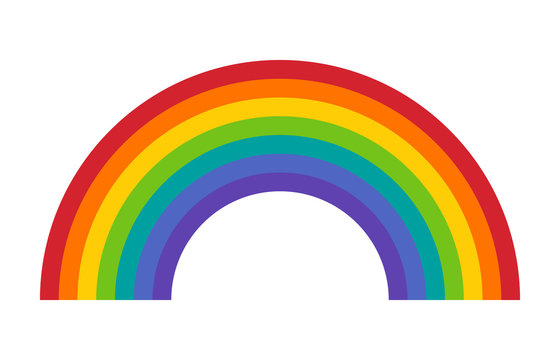
#> input picture git/week1/sample.jpg, 560 x 360 px, given as the content of the folder D:/my_cv_project/original_images, which was not available
$ python image_preprocessing.py
#> lines starting #> are read from the running program, lines starting #| are printed output that depends on the picture; after the words box and inside, x2 and y2 are one past the last pixel; in counts of white or black regions, pixels touching at a corner belong together; pictures that were not available may be replaced by others from this repository, and a replacement may not be noted
import cv2
import numpy as np
import os
import glob


# --- 설정 (사용자 환경에 맞게 수정하세요) ---

# 1. 원본 이미지가 있는 폴더 경로
# D드라이브의 'my_cv_project/original_images' 폴더로 지정
INPUT_DIR = "D:/my_cv_project/original_images"

# 2. 전처리된 이미지를 저장할 폴더 경로
OUTPUT_DIR = "./preprocessed_samples/"

# 3. 저장할 샘플 이미지 개수
NUM_SAMPLES_TO_SAVE = 5

# --- 심화 문제에 필요한 설정값 ---

# 4. 이상치 탐지: 너무 어두운 이미지를 거르기 위한 밝기 임계값 (0~255 사이)
# 값이 낮을수록 더 어두운 이미지까지 허용
BRIGHTNESS_THRESHOLD = 50

# 5. 이상치 탐지: 객체 크기가 너무 작은 이미지를 거르기 위한 비율 임계값 (0.0 ~ 1.0 사이)
# 전체 이미지 면적 대비 가장 큰 객체의 면적 비율
# 값이 낮을수록 더 작은 객체까지 허용
OBJECT_SIZE_THRESHOLD = 0.05

# --- 전처리 및 증강 함수 ---

def preprocess_image(image_path):
    """이미지 하나를 읽고 전처리 및 증강을 수행하는 함수"""
#> called with image_path = '_only/sample.jpg'

    # 1. 이미지 읽기
    # 한글 경로 문제 방지를 위해 np.fromfile과 cv2.imdecode 사용
    try:
        img_array = np.fromfile(image_path, np.uint8)
        img = cv2.imdecode(img_array, cv2.IMREAD_COLOR)
#> img is the input picture: shape (360, 560, 3); mean B, G, R 189.9, 208.5, 220.5
        if img is None:
            print(f"이미지를 읽을 수 없습니다: {image_path}")
            return None
    except Exception as e:
        print(f"이미지 로딩 중 에러 발생: {image_path}, 에러: {e}")
        return None

    # --- [심화 문제] 이상치 탐지 및 필터링 ---

    # 1. 너무 어두운 이미지 제거 (평균 밝기 기준)
    gray_for_check = cv2.cvtColor(img, cv2.COLOR_BGR2GRAY)
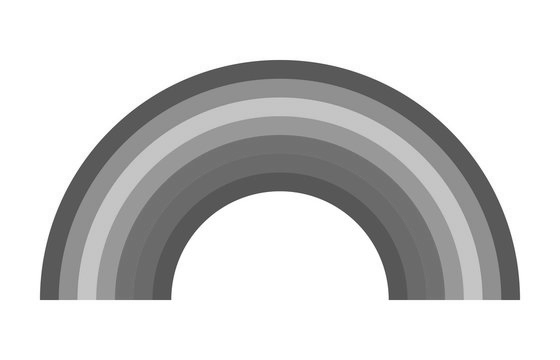
#> gray_for_check: shape (360, 560); min 63, max 255, mean 210
    avg_brightness = np.mean(gray_for_check)
#> avg_brightness = 210
    if avg_brightness < BRIGHTNESS_THRESHOLD:
        print(f"[{os.path.basename(image_path)}] 너무 어두워서 제외 (밝기: {avg_brightness:.2f})")
        return None

    # 2. 객체 크기가 너무 작은 이미지 제거
    # 이미지에서 가장 큰 contour(윤곽선)의 면적을 객체 크기로 간주
    blurred = cv2.GaussianBlur(gray_for_check, (5, 5), 0)
    _, thresh = cv2.threshold(blurred, 127, 255, cv2.THRESH_BINARY)
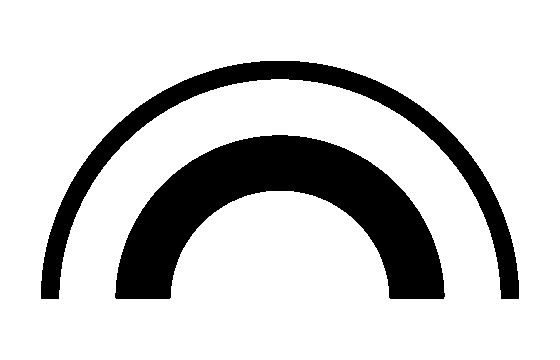
#> thresh: shape (360, 560); 81.6% white; 2 black regions, box (x1, y1, x2, y2) and area: (115, 135, 445, 299) 23687, (41, 61, 519, 299) 13412
    contours, _ = cv2.findContours(thresh, cv2.RETR_EXTERNAL, cv2.CHAIN_APPROX_SIMPLE)
#> contours = [[[0, 0], [0, 359], [559, 359], [559, 0]]]

    if len(contours) > 0:
        max_contour = max(contours, key=cv2.contourArea)
#> max_contour = [[0, 0], [0, 359], [559, 359], [559, 0]]
        object_area = cv2.contourArea(max_contour)
#> object_area = 200681
        total_area = img.shape[0] * img.shape[1]
#> total_area = 201600
        object_ratio = object_area / total_area
#> object_ratio = 0.995

        if object_ratio < OBJECT_SIZE_THRESHOLD:
            print(f"[{os.path.basename(image_path)}] 객체가 너무 작아서 제외 (비율: {object_ratio:.2f})")
            return None
    else: # Contour가 아예 없는 경우 (예: 완전한 백색 이미지)
        print(f"[{os.path.basename(image_path)}] 객체를 찾을 수 없어 제외")
        return None

    # --- [기본 문제] 전처리 ---

    # 1. 크기 조절 (224x224)
    resized_img = cv2.resize(img, (224, 224), interpolation=cv2.INTER_AREA)
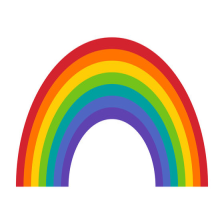
#> resized_img: shape (224, 224, 3); mean B, G, R 189.9, 208.5, 220.5

    # 2. 색상 변환 (Grayscale)
    gray_img = cv2.cvtColor(resized_img, cv2.COLOR_BGR2GRAY)
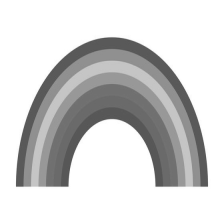
#> gray_img: shape (224, 224); min 82, max 255, mean 210

    # 3. 노이즈 제거 (Blur 필터 적용)
    blurred_img = cv2.GaussianBlur(gray_img, (5, 5), 0)
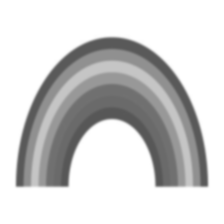
#> blurred_img: shape (224, 224); min 87, max 255, mean 210

    # 4. 정규화 (Normalize) - 픽셀 값을 0~1 사이로
    normalized_img = blurred_img / 255.0

    # --- [기본 문제] 데이터 증강 (Data Augmentation) ---

    augmented_images = {}

    # 원본(전처리만 된) 이미지
    # 저장을 위해 float 타입인 normalized_img를 8-bit 정수형(0-255)으로 다시 변환
    augmented_images['preprocessed'] = np.uint8(normalized_img * 255.0)

    # 1. 좌우 반전
    augmented_images['flipped'] = cv2.flip(augmented_images['preprocessed'], 1)

    # 2. 회전 (15도)
    h, w = augmented_images['preprocessed'].shape
#> h = 224; w = 224
    matrix = cv2.getRotationMatrix2D((w / 2, h / 2), 15, 1) # 중심점, 각도, 스케일
    augmented_images['rotated'] = cv2.warpAffine(augmented_images['preprocessed'], matrix, (w, h))

    # 3. 색상 변화 (밝기 조절로 대체)
    # Grayscale이라 색상 변화 대신 밝기 조절을 수행
    # 30만큼 밝게 만듦 (값이 255를 넘지 않도록 np.clip 사용)
    brighter_img = np.clip(augmented_images['preprocessed'].astype(np.int16) + 30, 0, 255).astype(np.uint8)
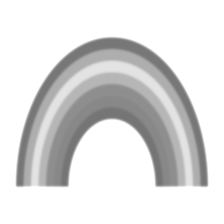
#> brighter_img: shape (224, 224); min 117, max 255, mean 221.4
    augmented_images['brighter'] = brighter_img

    return augmented_images


# --- 메인 코드 실행 부분 ---

if __name__ == "__main__":

    # 결과 저장 폴더가 없으면 생성
    if not os.path.exists(OUTPUT_DIR):
        os.makedirs(OUTPUT_DIR)
        print(f"'{OUTPUT_DIR}' 폴더 생성 완료.")

    # 원본 이미지 폴더에서 모든 이미지 파일 경로 가져오기
    # jpg, png, bmp 등 다양한 확장자 지원
    image_paths = []
    for ext in ["*.jpg", "*.jpeg", "*.png", "*.bmp"]:
        image_paths.extend(glob.glob(os.path.join(INPUT_DIR, ext)))

    print(f"총 {len(image_paths)}개의 원본 이미지 발견.")

    saved_count = 0
    # 모든 이미지에 대해 전처리 수행
    for path in image_paths:
        if saved_count >= NUM_SAMPLES_TO_SAVE:
            print(f"\n목표한 샘플 {NUM_SAMPLES_TO_SAVE}개를 모두 저장했습니다.")
            break

        # 전처리 및 증강 함수 호출
        augmented_results = preprocess_image(path)
#> augmented_results = 4 items

        # 함수가 None을 반환하면 (이상치로 필터링되면) 건너뜀
        if augmented_results is None:
            continue

        # 결과 저장
        base_filename = os.path.splitext(os.path.basename(path))[0]
        for key, img_data in augmented_results.items():
            if saved_count < NUM_SAMPLES_TO_SAVE:
                # 저장할 파일 이름: 원본이름_증강타입.png (예: food_01_flipped.png)
                output_filename = f"{base_filename}_{key}.png"
                output_path = os.path.join(OUTPUT_DIR, output_filename)

                # 한글 경로 저장을 위해 imencode 사용
                is_success, im_buf_arr = cv2.imencode(".png", img_data)
                if is_success:
                    im_buf_arr.tofile(output_path)
                    print(f" -> 저장 완료: {output_filename}")
                    saved_count += 1
                else:
                    print(f"이미지 저장 실패: {output_filename}")
            else:
                break
#> this loop made 4 passes
#> (key, output_filename) on passes 1 to 4: ('preprocessed', 'sample_preprocessed.png'), ('flipped', 'sample_flipped.png'), ('rotated', 'sample_rotated.png'), ('brighter', 'sample_brighter.png')
#|  -> 저장 완료: sample_preprocessed.png
#|  -> 저장 완료: sample_flipped.png
#|  -> 저장 완료: sample_rotated.png
#|  -> 저장 완료: sample_brighter.png
#> after the loop, saved_count = 4

    if saved_count < NUM_SAMPLES_TO_SAVE:
        print(f"\n작업 완료. 총 {saved_count}개의 이미지를 저장했습니다.")
#| 작업 완료. 총 4개의 이미지를 저장했습니다.
